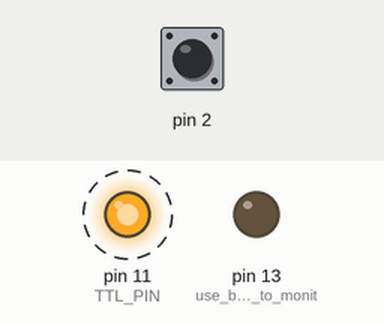
Recording of a sketch running on a simulated Arduino Uno, built with avr-gcc and run on an emulated ATmega328P. On the bench: output pins drawn as LEDs (lit = HIGH). Dashed ring = blinking. The test bench sets the inputs (shaded band); at power-on: pin 2 HIGH. What the sketch prints to the serial monitor is not drawn.

Above: at 0.2 s.
Timing chart, 0 to 3.0 s (numbered marks = the images above):
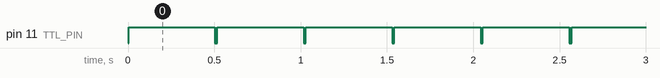

The sketch:

CapacitiveSensorSketch_TTL_JJM.ino
```cpp
#include <CapacitiveSensor.h>

/*
 * CapitiveSense Library Demo Sketch
 * Paul Badger 2008
 * Uses a high value resistor e.g. 10M between send pin and receive pin
 * Resistor effects sensitivity, experiment with values, 50K - 50M. Larger resistor values yield larger sensor values.
 * Receive pin is the sensor pin - try different amounts of foil/metal on this pin
 */

int TTL_PIN = 11; // pull high to output
int TTL_PW = 500; // length of TTL pulse
int CAP_threshold = 10000;

CapacitiveSensor   cs_9_2 = CapacitiveSensor(9,2);        // 10M resistor between pins 4 & 2, pin 2 is sensor pin, add a wire and or foil if desired
//CapacitiveSensor   cs_4_6 = CapacitiveSensor(4,6);        // 10M resistor between pins 4 & 6, pin 6 is sensor pin, add a wire and or foil
//CapacitiveSensor   cs_4_8 = CapacitiveSensor(4,8);        // 10M resistor between pins 4 & 8, pin 8 is sensor pin, add a wire and or foil

void setup()
{
   cs_9_2.set_CS_AutocaL_Millis(0xFFFFFFFF);     // turn off autocalibrate on channel 1 - just as an example
   Serial.begin(9600);
   pinMode(LED_BUILTIN, OUTPUT); // use builting LED to monitor TTL pulse condition
   pinMode(TTL_PIN, OUTPUT);
}

void loop()
{
    digitalWrite(LED_BUILTIN, LOW);    // turn the LED off by making the voltage LOW
    digitalWrite(TTL_PIN, LOW);

    long start = millis();
    long total1 =  cs_9_2.capacitiveSensor(30);
    //long total2 =  cs_4_6.capacitiveSensor(30);
    //long total3 =  cs_4_8.capacitiveSensor(30);

    //Serial.print(millis() - start);        // check on performance in milliseconds
    Serial.print("\t");                    // tab character for debug windown spacing

    Serial.print(total1);                  // print sensor output 1
    Serial.print("\t");

    if (total1 > CAP_threshold)
      digitalWrite(LED_BUILTIN, HIGH);   // turn the LED on (HIGH is the voltage level)
      digitalWrite(TTL_PIN, HIGH);
      delay(TTL_PW);
      digitalWrite(TTL_PIN, LOW);
      digitalWrite(LED_BUILTIN, LOW);    // turn the LED off by making the voltage LOW
    //else
    //  digitalWrite(TTL_PIN, LOW);
    //  digitalWrite(LED_BUILTIN, LOW);


    //Serial.print(total2);                  // print sensor output 2
    //Serial.print("\t");
    //Serial.println(total3);                // print sensor output 3

    delay(10);                             // arbitrary delay to limit data to serial port
}
```

Measured:
- by itself, pin 11 (TTL_PIN): alternates HIGH for 0.50 s and LOW for 0.01 s
